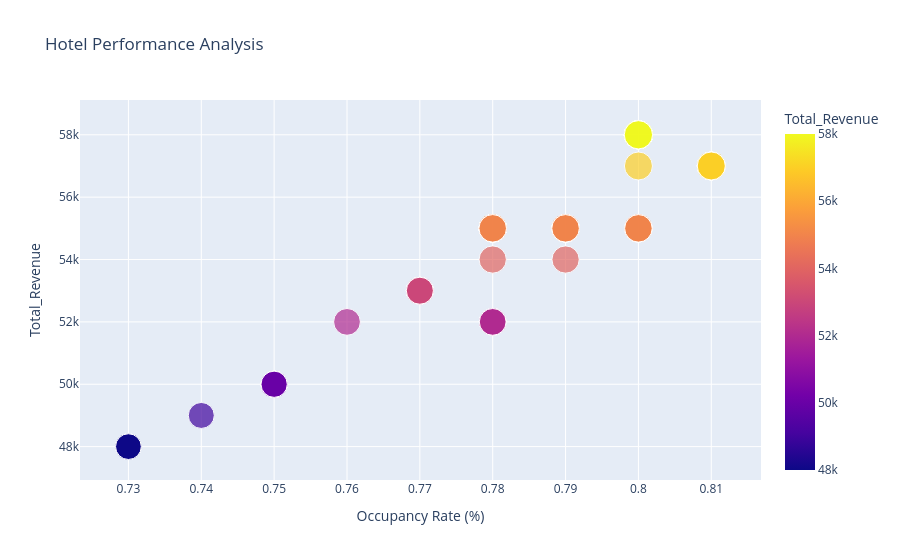

Notebook cell for this chart:
### Markdown cell above
# Hotel Performance Analysis

### Code cell
fig = px.scatter(df,x="Occupancy_Rate",y="Total_Revenue",color="Total_Revenue",size="Total_Revenue",title="Hotel Performance Analysis") 
fig.update_layout(xaxis_title="Occupancy Rate (%)",yaxis_title="Total_Revenue")
fig.show()
